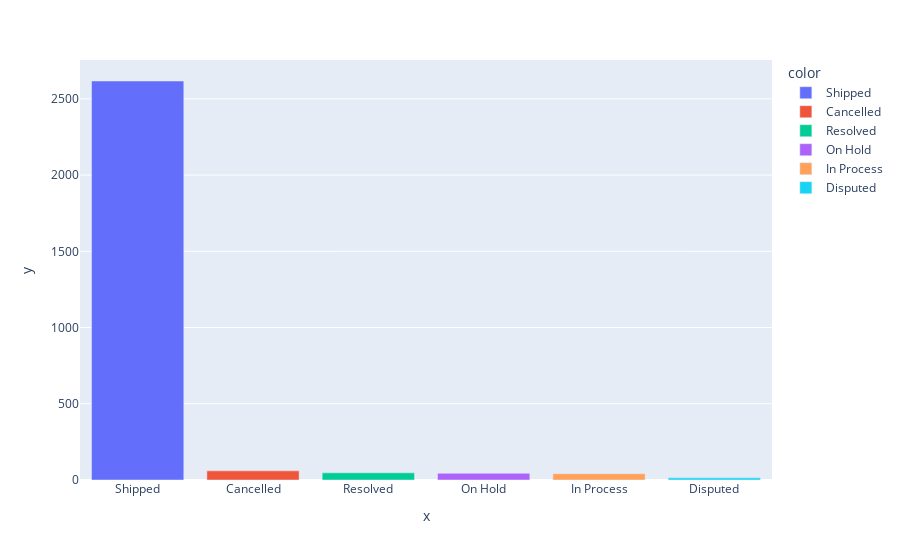

The notebook cell this image was saved under:
### Markdown cell above
VAlores de estado

### Code cell
bar_grafic('STATUS')

### Figure 1 — Plotly figure (JSON) as saved in the notebook; plotly's stock layout.template omitted (floating-point values rounded to 4 significant figures)
{"data": [{"alignmentgroup": "True", "hovertemplate": "color=Shipped<br>x=%{x}<br>y=%{y}<extra></extra>", "legendgroup": "Shipped", "marker": {"color": "#636efa", "pattern": {"shape": ""}}, "name": "Shipped", "offsetgroup": "Shipped", "orientation": "v", "showlegend": true, "textposition": "auto", "type": "bar", "x": ["Shipped"], "xaxis": "x", "y": [2617], "yaxis": "y"}, {"alignmentgroup": "True", "hovertemplate": "color=Cancelled<br>x=%{x}<br>y=%{y}<extra></extra>", "legendgroup": "Cancelled", "marker": {"color": "#EF553B", "pattern": {"shape": ""}}, "name": "Cancelled", "offsetgroup": "Cancelled", "orientation": "v", "showlegend": true, "textposition": "auto", "type": "bar", "x": ["Cancelled"], "xaxis": "x", "y": [60], "yaxis": "y"}, {"alignmentgroup": "True", "hovertemplate": "color=Resolved<br>x=%{x}<br>y=%{y}<extra></extra>", "legendgroup": "Resolved", "marker": {"color": "#00cc96", "pattern": {"shape": ""}}, "name": "Resolved", "offsetgroup": "Resolved", "orientation": "v", "showlegend": true, "textposition": "auto", "type": "bar", "x": ["Resolved"], "xaxis": "x", "y": [47], "yaxis": "y"}, {"alignmentgroup": "True", "hovertemplate": "color=On Hold<br>x=%{x}<br>y=%{y}<extra></extra>", "legendgroup": "On Hold", "marker": {"color": "#ab63fa", "pattern": {"shape": ""}}, "name": "On Hold", "offsetgroup": "On Hold", "orientation": "v", "showlegend": true, "textposition": "auto", "type": "bar", "x": ["On Hold"], "xaxis": "x", "y": [44], "yaxis": "y"}, {"alignmentgroup": "True", "hovertemplate": "color=In Process<br>x=%{x}<br>y=%{y}<extra></extra>", "legendgroup": "In Process", "marker": {"color": "#FFA15A", "pattern": {"shape": ""}}, "name": "In Process", "offsetgroup": "In Process", "orientation": "v", "showlegend": true, "textposition": "auto", "type": "bar", "x": ["In Process"], "xaxis": "x", "y": [41], "yaxis": "y"}, {"alignmentgroup": "True", "hovertemplate": "color=Disputed<br>x=%{x}<br>y=%{y}<extra></extra>", "legendgroup": "Disputed", "marker": {"color": "#19d3f3", "pattern": {"shape": ""}}, "name": "Disputed", "offsetgroup": "Disputed", "orientation": "v", "showlegend": true, "textposition": "auto", "type": "bar", "x": ["Disputed"], "xaxis": "x", "y": [14], "yaxis": "y"}], "layout": {"barmode": "relative", "legend": {"title": {"text": "color"}, "tracegroupgap": 0}, "margin": {"t": 60}, "xaxis": {"anchor": "y", "domain": [0, 1], "title": {"text": "x"}}, "yaxis": {"anchor": "x", "domain": [0, 1], "title": {"text": "y"}}}}
